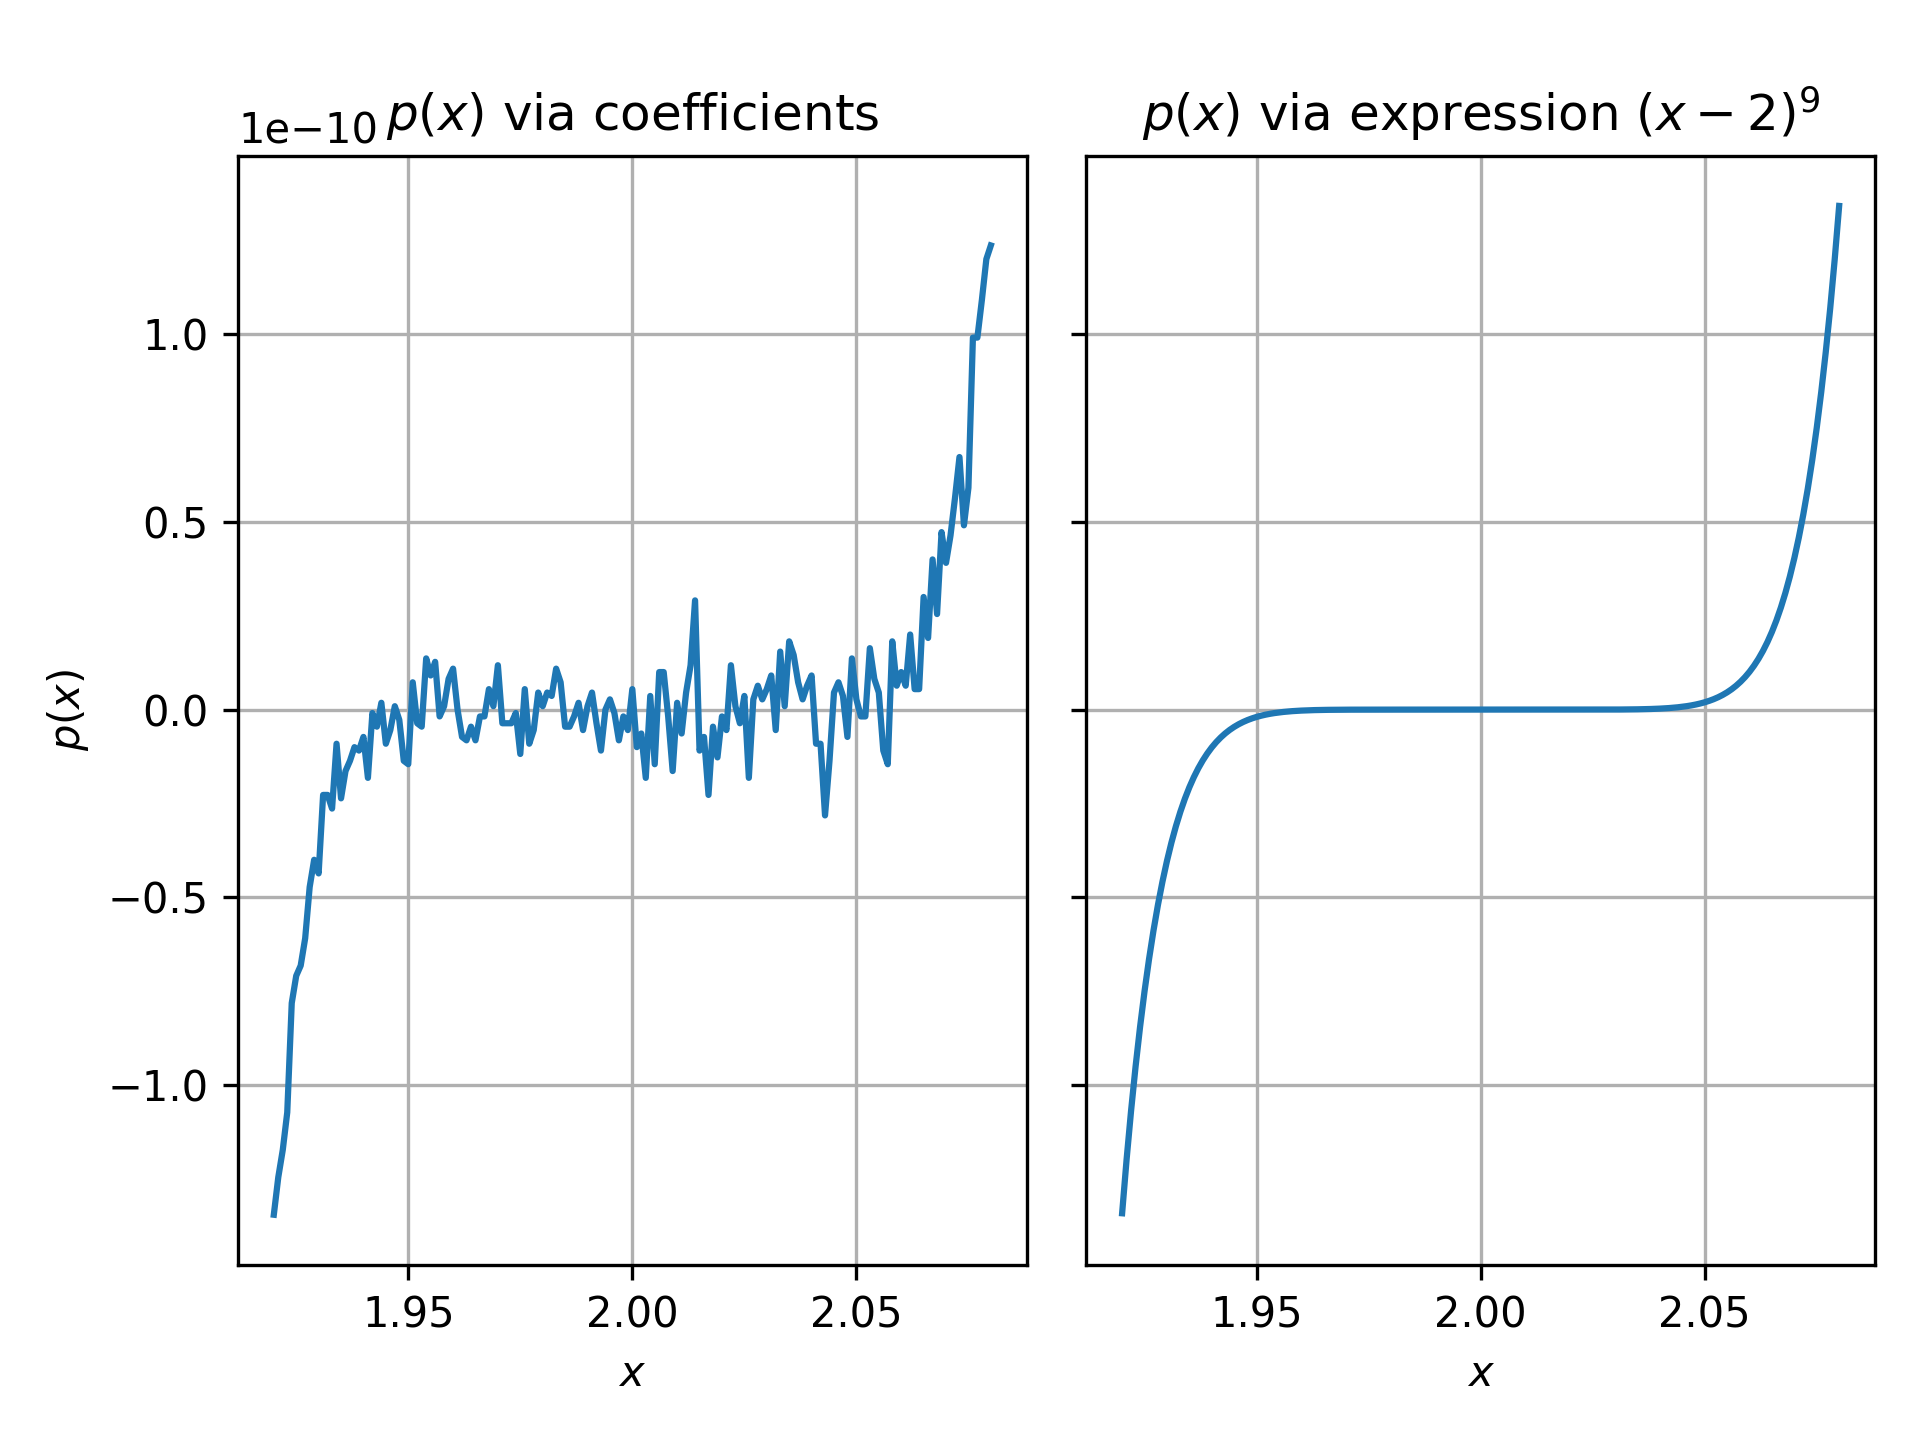

Write Python code to recreate this figure.
import numpy as np
import matplotlib.pyplot as plt


# Problem 1
def p9_cof(x):
    return x**9 - 18*x**8 + 144*x**7 - 672*x**6 + 2016*x**5 - 4032*x**4 + 5376*x**3 - 4608*x**2 + 2304*x - 512


def p9(x):
    return (x-2)**9


x_arr = np.arange(1.920, 2.080, 0.001)

fig, axs = plt.subplots(ncols=2, layout="tight", sharey=True)
axs[0].plot(x_arr, p9_cof(x_arr))
axs[1].plot(x_arr, p9(x_arr))

axs[0].set(title="$p(x)$ via coefficients", xlabel="$x$", ylabel="$p(x)$")
axs[0].grid()
axs[1].set(title="$p(x)$ via expression $(x-2)^9$", xlabel="$x$")
axs[1].grid()
plt.savefig("problem_1.png", dpi=300)
# plt.show()
